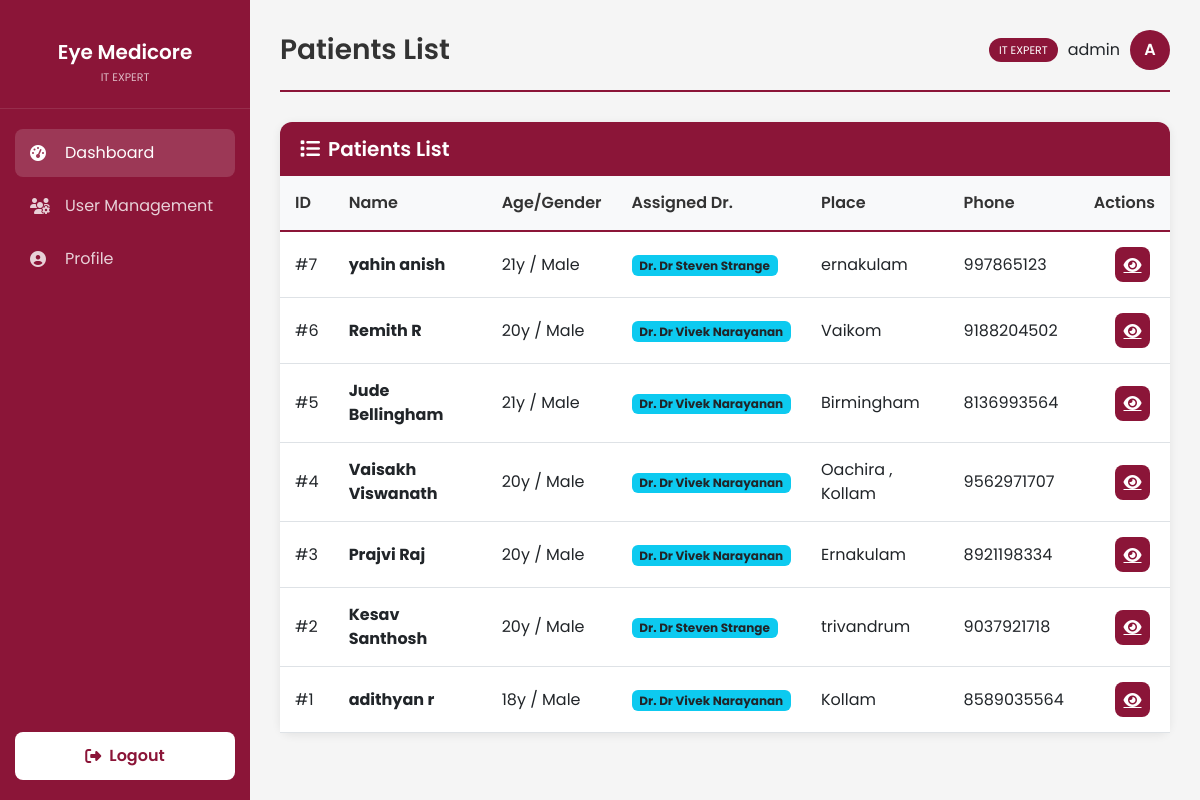
Before: /patients (signed in) with the older database file.
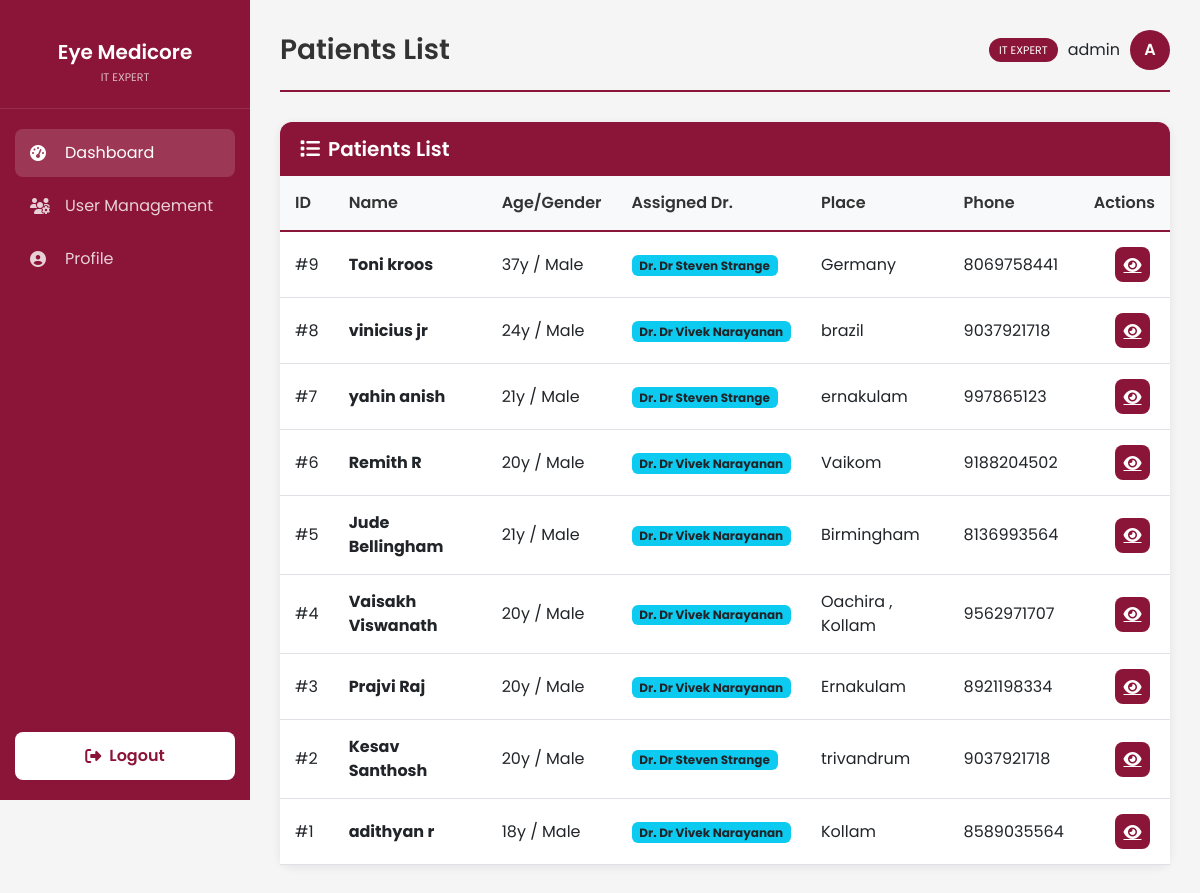
After: the same page with the newer database file.
### models.py (models this page shows, shortened)
class User(UserMixin, db.Model):
    id = db.Column(db.Integer, primary_key=True)
    username = db.Column(db.String(100), unique=True, nullable=False)
    password_hash = db.Column(db.String(200), nullable=False)
    role = db.Column(db.String(20), nullable=False, default='staff') # it_expert, doctor, staff
    blood_group = db.Column(db.String(5), nullable=False)
    email = db.Column(db.String(120), unique=True)
    phone_number = db.Column(db.String(20))
    account_status = db.Column(db.String(20), default='Active')
    created_at = db.Column(db.DateTime, default=get_local_time)
    last_login = db.Column(db.DateTime)
    otp_secret = db.Column(db.String(6))
    otp_expiry = db.Column(db.DateTime)
    doctor_id = db.Column(db.Integer, db.ForeignKey('user.id'), nullable=True)
    doctor = db.relationship('User', remote_side=[id], backref='staff_members')

class Patient(db.Model):
    id = db.Column(db.Integer, primary_key=True)
    name = db.Column(db.String(100), nullable=False)
    age = db.Column(db.Integer, nullable=False)
    gender = db.Column(db.String(10), nullable=False)
    blood_group = db.Column(db.String(5), nullable=False)
    place = db.Column(db.String(100), nullable=False)
    phone = db.Column(db.String(20), nullable=False)
    created_at = db.Column(db.DateTime, default=get_local_time)
    doctor_id = db.Column(db.Integer, db.ForeignKey('user.id', name='fk_patient_doctor_id'), nullable=True)
    staff_id = db.Column(db.Integer, db.ForeignKey('user.id', name='fk_patient_staff_id'), nullable=True)
    diagnoses = db.relationship('Diagnosis', backref='patient', lazy=True)
    doctor = db.relationship('User', foreign_keys=[doctor_id], backref=db.backref('assigned_patients', lazy=True))
    staff = db.relationship('User', foreign_keys=[staff_id], backref=db.backref('registered_patients', lazy=True))

### app.py (the view)
@app.route('/patients')
@login_required
def patients_list():
    if current_user.role not in ['it_expert', 'doctor', 'staff']:
        flash('Unauthorized access', 'danger')
        return redirect(url_for('dashboard'))
    if current_user.role == 'doctor':
        patients = Patient.query.filter_by(doctor_id=current_user.id).order_by(Patient.id.desc()).all()
    elif current_user.role == 'staff':
        if not current_user.doctor_id:
            patients = []
        else:
            patients = Patient.query.filter_by(doctor_id=current_user.doctor_id).order_by(Patient.id.desc()).all()
    else:
        patients = Patient.query.order_by(Patient.id.desc()).all()
    return render_template('list_view.html',
                           items=patients,
                           list_type='patients',
                           page_title='Patients List')

### app.py (called while the page is built)
@login_manager.user_loader
def load_user(user_id):
    return User.query.get(int(user_id))

### templates/list_view.html (shortened to what this page needs)
{% extends "base_dashboard.html" %}
{% block page_title %}{{ page_title }}{% endblock %}
{% block content %}
<div class="card">
    <div class="card-header d-flex justify-content-between align-items-center">
        <h5 class="mb-0"><i class="fas fa-list me-2"></i>{{ page_title }}</h5>
    </div>
    <div class="card-body p-0">
        {% if items %}
        <div class="table-responsive">
            <table class="table">
                <thead>
                    <tr>
                        {% if list_type in ['doctors', 'staff'] %}
                        <th>ID</th>
                        <th>Username</th>
                        <th>Email</th>
                        <th>Role</th>
                        <th>Status</th>
                        <th class="text-end">Actions</th>
                        {% elif list_type == 'patients' %}
                        <th>ID</th>
                        <th>Name</th>
                        <th>Age/Gender</th>
                        <th>Assigned Dr.</th>
                        <th>Place</th>
                        <th>Phone</th>
                        <th class="text-end">Actions</th>
                        {% endif %}
                    </tr>
                </thead>
                <tbody>
                    {% for item in items %}
                    <tr>
                        {% if list_type in ['doctors', 'staff'] %}
                        <td>{{ item.id }}</td>
                        <td><strong>{{ item.username }}</strong></td>
                        <td>{{ item.email if item.email else 'N/A' }}</td>
                        <td>
                            <span
                                class="badge-role badge-{{ 'doctor' if item.role == 'doctor' else 'staff' if item.role == 'staff' else 'admin' }}">
                                {{ item.role|upper }}
                            </span>
                        </td>
                        <td>
                            <span
                                class="badge-role badge-{{ 'active' if item.account_status == 'Active' else 'inactive' }}">
                                {{ item.account_status if item.account_status else 'Active' }}
                            </span>
                        </td>
                        <td class="text-end">
                            <a href="/admin/view_user/{{ item.id }}" class="btn-action btn-view" title="View"><i
                                    class="fas fa-eye"></i></a>
                        </td>
                        {% elif list_type == 'patients' %}
                        <td>#{{ item.id }}</td>
                        <td><strong>{{ item.name }}</strong></td>
                        <td>{{ item.age }}y / {{ item.gender }}</td>
                        <td>
                            {% if item.doctor %}
                            <span class="badge bg-info text-dark">Dr. {{ item.doctor.username }}</span>
                            {% else %}
                            <span class="text-muted small">Not Assigned</span>
                            {% endif %}
                        </td>
                        <td>{{ item.place }}</td>
                        <td>{{ item.phone }}</td>
                        <td class="text-end">
                            <a href="/patient/{{ item.id }}" class="btn-action btn-view" title="View"><i
                                    class="fas fa-eye"></i></a>
                        </td>
                        {% endif %}
                    </tr>
                    {% endfor %}
                </tbody>
            </table>
        </div>
        {% else %}
        <div class="text-center py-5">
            <p class="text-muted">No records found.</p>
        </div>
        {% endif %}
    </div>
</div>
{% endblock %}

### templates/base_dashboard.html (shortened to what this page needs)
<!DOCTYPE html>
<html lang="en">
<head>
    <link href="https://cdnjs.cloudflare.com/ajax/libs/font-awesome/6.4.0/css/all.min.css" rel="stylesheet">
    <link href="https://cdn.jsdelivr.net/npm/bootstrap@5.3.0/dist/css/bootstrap.min.css" rel="stylesheet">
</head>
<body>
    <div class="sidebar">
        <div class="sidebar-brand">
            <h2>Eye Medicore</h2>
            <small>{{ current_user.role|replace('_', ' ')|title }}</small>
        </div>
        <ul class="sidebar-menu">
            <li><a href="{% if current_user.role == 'it_expert' %}/admin/dashboard{% else %}/dashboard{% endif %}"
                    class="active"><i class="fas fa-tachometer-alt"></i> Dashboard</a></li>
            {% if current_user.role == 'it_expert' %}
            <li><a href="/admin/dashboard#user-management"><i class="fas fa-users-cog"></i> User Management</a></li>
            {% endif %}
            <li><a href="/profile"><i class="fas fa-user-circle"></i> Profile</a></li>
        </ul>
        <div class="sidebar-footer">
            <a href="/logout" class="logout-btn" data-confirm="Are you sure you want to logout?">
                <i class="fas fa-sign-out-alt"></i> Logout
            </a>
        </div>
    </div>
    <div class="main-content">
        <div class="page-header">
            <h1>{% block page_title %}Dashboard{% endblock %}</h1>
            <div class="user-info">
                <span class="role-badge">{{ current_user.role|replace('_', ' ') }}</span>
                <span>{{ current_user.username }}</span>
                <div class="avatar">{{ current_user.username[0]|upper }}</div>
            </div>
        </div>
        {% block content %}{% endblock %}
    </div>
</body>
</html>

Changed rows visible on the page:
added Patient: id "9", name "Toni kroos", age "37", gender "Male", doctor.username "Dr Steven Strange", place "Germany", phone "8069758441"
added Patient: id "8", name "vinicius jr", age "24", gender "Male", doctor.username "Dr Vivek Narayanan", place "brazil", phone "9037921718"
